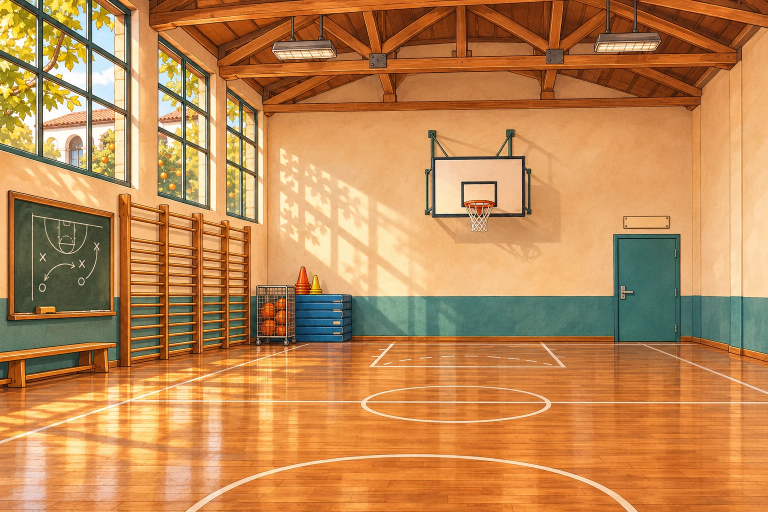
#> input picture gimnasio/assets/gym.webp, 1536 x 1024 px (shown at 1/2 size)
$ python build-hub-art.py
#> lines starting #> are read from the running program, lines starting #| are printed output that depends on the picture
#!/usr/bin/env python3
"""Cut the pictures of the hub front page from the art each room already has.

Writes assets/door-<room>.webp (what is seen through each arch), assets/frieze.webp
(the tile band of the equipment room, mirrored so it repeats without a seam) and
assets/wall.webp (its plaster, mirrored both ways).

The Mate Arena door needs a capture of the court saved as a PNG:
  python3 scripts/build-hub-art.py court.png
Without it, that door is left as it is. Requires Pillow.
"""
import sys
from pathlib import Path
from PIL import Image, ImageOps

ROOT = Path(__file__).resolve().parent.parent
OUT = ROOT / 'assets'
gym = Image.open(ROOT / 'gimnasio/assets/gym.webp').convert('RGB')
#> gym is the input picture: PIL image 1536x1024 RGB; mean R, G, B 191.3, 136.3, 82.8
store = Image.open(ROOT / 'gimnasio/assets/store.webp').convert('RGB')
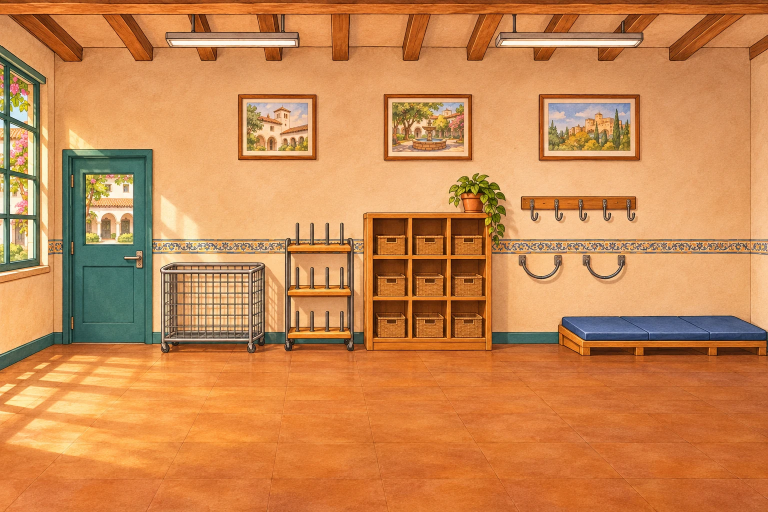
#> input picture gimnasio/assets/store.webp, 1536 x 1024 px (shown at 1/2 size)
#> store is the input picture: PIL image 1536x1024 RGB; mean R, G, B 202.7, 136.2, 81

# Every door shows a corner of the gym that already exists in the painted art.
doors = {
    'gimnasio': (gym, (540, 0, 1308, 1024)),
    'espalderas': (gym, (235, 380, 505, 740)),
    'pizarra': (gym, (0, 350, 240, 670)),
    'cerrada': (gym, (1205, 440, 1385, 680)),
}
if len(sys.argv) > 1:
    doors['mate'] = (Image.open(sys.argv[1]).convert('RGB'), (385, 120, 825, 706))
for name, (picture, box) in doors.items():
    picture.crop(box).resize((480, 640), Image.LANCZOS).save(OUT / f'door-{name}.webp', quality=82, method=6)
#> this loop made 4 passes
#> (name, box) on passes 1 to 4: ('gimnasio', (540, 0, 1308, 1024)), ('espalderas', (235, 380, 505, 740)), ('pizarra', (0, 350, 240, 670)), ('cerrada', (1205, 440, 1385, 680))
#> pass 1, `picture.crop(box).resize((480, 640), Image.LANCZOS).save(OUT / f'door-..`:
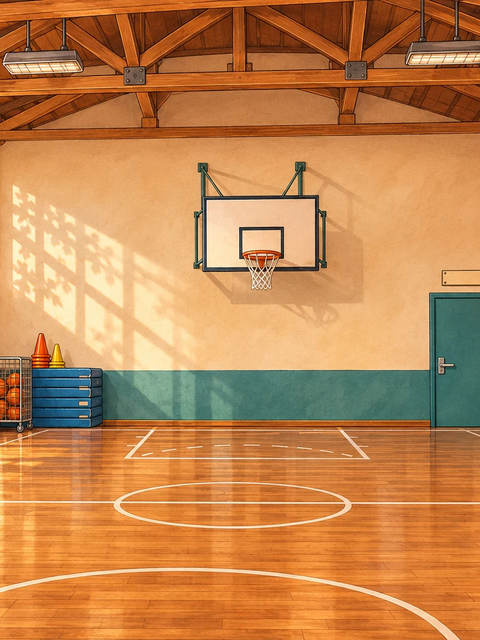
#> saved as door-gimnasio.webp: PIL image 480x640 RGB; mean R, G, B 194, 133.4, 79.6
#> pass 2, `picture.crop(box).resize((480, 640), Image.LANCZOS).save(OUT / f'door-..`:
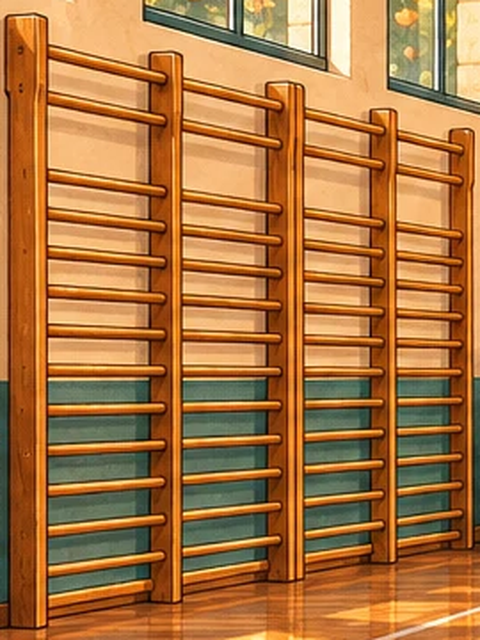
#> saved as door-espalderas.webp: PIL image 480x640 RGB; mean R, G, B 172, 117.6, 64.6


def mirrored(tile, vertical=False):
#> called with vertical = False
    width, height = tile.size
#> width = 200; height = 28
    sheet = Image.new('RGB', (width * 2, height * (2 if vertical else 1)))
#> sheet: PIL image 400x28 RGB; every value is 0
    sheet.paste(tile, (0, 0))
    sheet.paste(ImageOps.mirror(tile), (width, 0))
    if vertical:
        sheet.paste(ImageOps.flip(sheet.crop((0, 0, width * 2, height))), (0, height))
    return sheet


mirrored(store.crop((1300, 481, 1500, 509))).save(OUT / 'frieze.webp', quality=88, method=6)
mirrored(store.crop((1296, 190, 1496, 390)), vertical=True).save(OUT / 'wall.webp', quality=80, method=6)
#> call 2 of mirrored, with vertical = True
#> in mirrored (call 2), `sheet = Image.new('RGB', (width * 2, height * (2 if vertical else 1)))`: sheet: PIL image 400x400 RGB; every value is 0
#> in mirrored (call 2), `sheet.paste(tile, (0, 0))`:
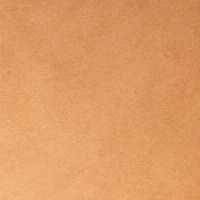
#> tile: PIL image 200x200 RGB; mean R, G, B 222.7, 155.6, 101.1
#> in mirrored (call 2), `sheet.paste(tile, (0, 0))`:
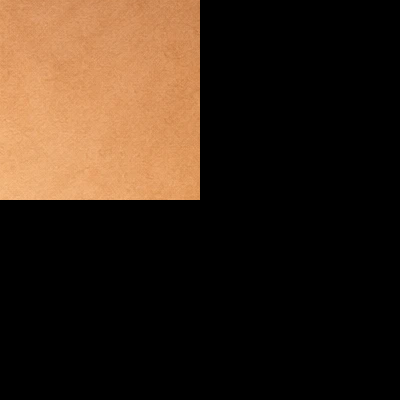
#> sheet: PIL image 400x400 RGB; mean R, G, B 55.7, 38.9, 25.3
#> in mirrored (call 2), `sheet.paste(ImageOps.mirror(tile), (width, 0))`:
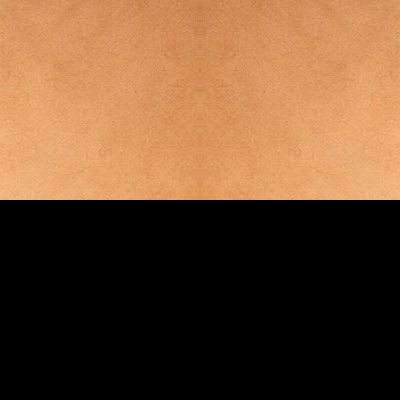
#> sheet: PIL image 400x400 RGB; mean R, G, B 111.3, 77.8, 50.6
#> in mirrored (call 2), `sheet.paste(ImageOps.flip(sheet.crop((0, 0, width * 2, height))), (0, ..`:
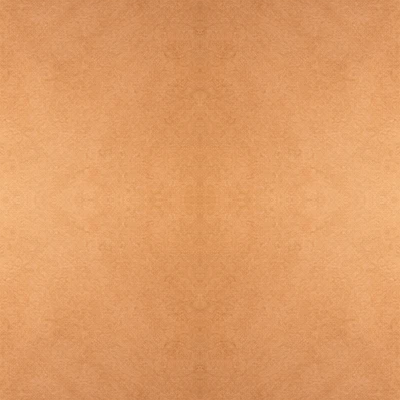
#> sheet: PIL image 400x400 RGB; mean R, G, B 222.7, 155.6, 101.1
print('Wrote', ', '.join(sorted(f'door-{name}.webp' for name in doors)), 'frieze.webp and wall.webp')
#| Wrote door-cerrada.webp, door-espalderas.webp, door-gimnasio.webp, door-pizarra.webp frieze.webp and wall.webp
